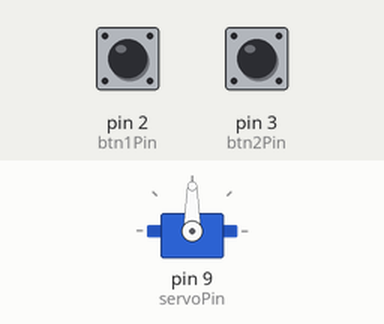
This sketch was run on a simulated Arduino Uno, built with avr-gcc and run on an emulated ATmega328P. Parts: servo. The inputs (shaded band) are chosen by the test bench; at power-on: pin 2 (btn1Pin) LOW, pin 3 (btn2Pin) LOW. What the sketch prints to the serial monitor is not drawn.

Above: at 1.2 s.
1.3 s: pin 2 (btn1Pin) pulled HIGH for 0.15 s
At 2.5 s:
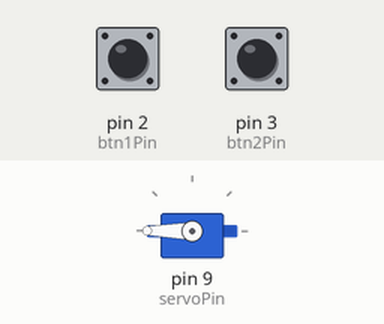
2.9 s: pin 3 (btn2Pin) pulled HIGH for 0.15 s
At 3.9 s:
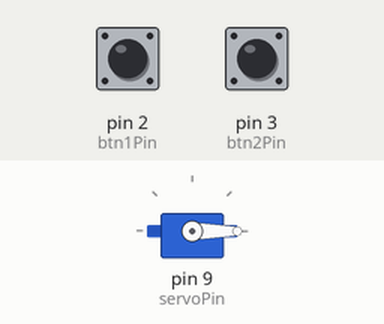
4.5 s: pin 2 (btn1Pin) pulled HIGH for 1 s
At 5.1 s:
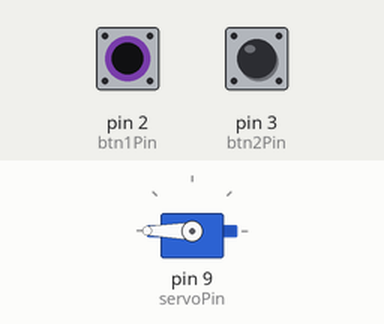
7.0 s: pin 3 (btn2Pin) pulled HIGH for 1 s
At 8.2 s:
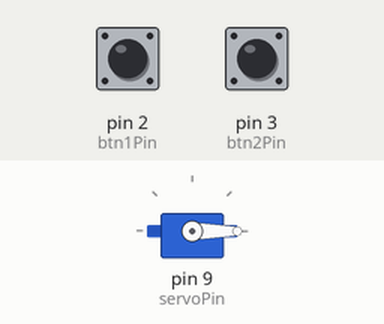
9.5 s: pin 2 (btn1Pin) driven HIGH and pin 3 (btn2Pin) driven HIGH
Timing chart, 0 to 12.5 s (numbered marks = the images above; inputs shaded):
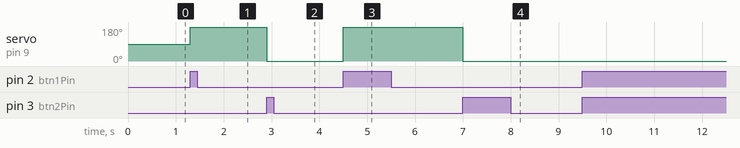

Measured:
- after the input at 1.3 s, servo on pin 9 (servoPin): 90° → 180° at once
- after the input at 2.9 s, servo on pin 9 (servoPin): 180° → 0° at once
- after the input at 4.5 s, servo on pin 9 (servoPin): 0° → 180° at once
- after the input at 7.0 s, servo on pin 9 (servoPin): 180° → 0° at once

The sketch:

Servo_Control.ino
```cpp
//Cole Neal
//9/5/19

#include <Servo.h>

Servo myServo;

int btn1Pin = 2;
int btn2Pin = 3;
int servoPin = 9;
int btn1State;
int btn2State;

void setup() {
  Serial.begin(9600);
  myServo.attach(servoPin);
  Serial.println(btn1State);
  Serial.println(btn2State);
}
void loop() {
  btn1State = digitalRead(btn1Pin);
  btn2State = digitalRead(btn2Pin);
  if (btn1State == HIGH) {
    Serial.println("Button 1 is on");
    myServo.write(360);
  }
  if (btn2State == HIGH) {
    Serial.println("Button 2 is on");
    myServo.write(0);
  }
}
```
